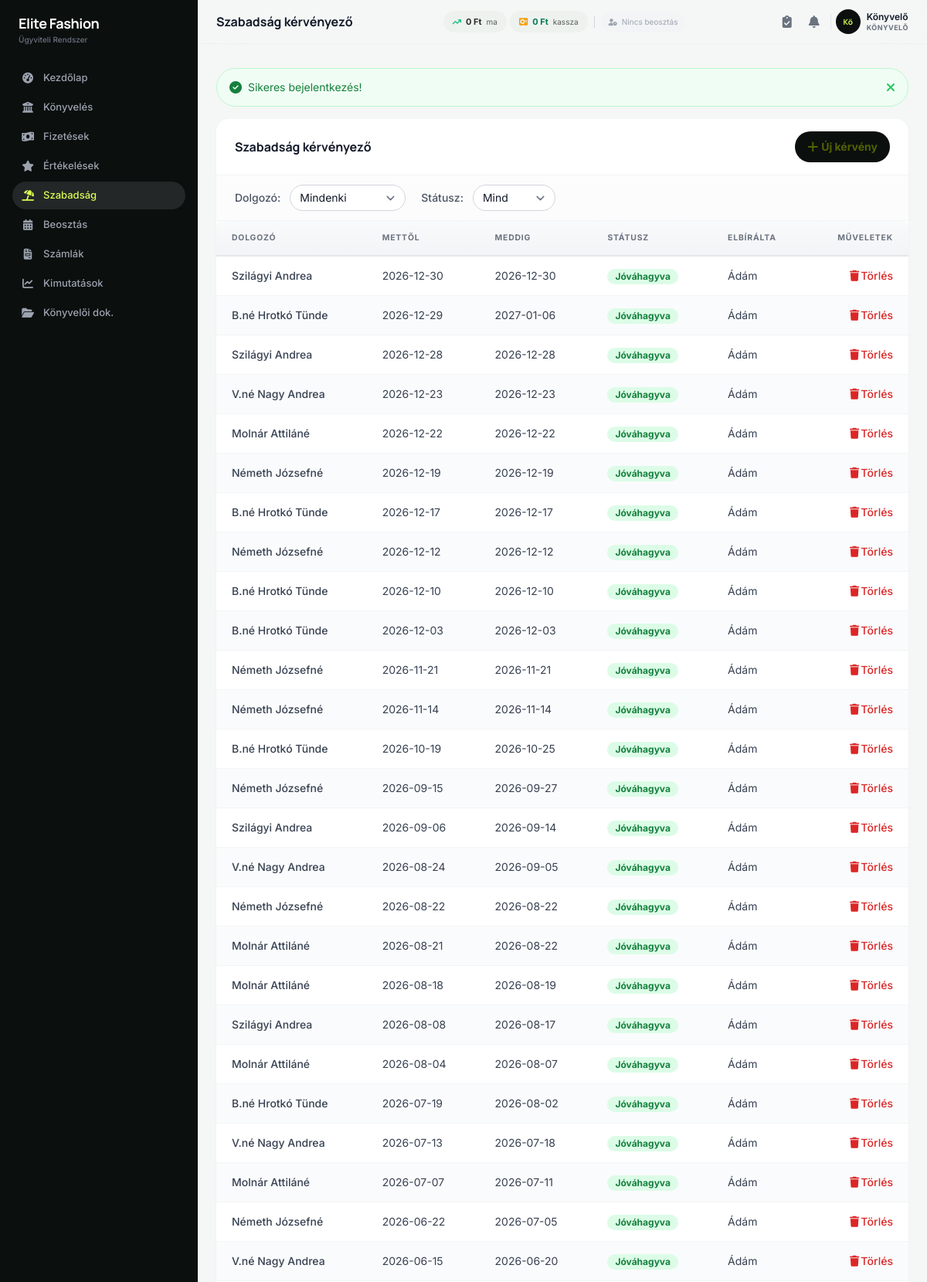
The app's page /vacation (signed in, upper part) with its own data.
### tables this page shows
CREATE TABLE `users` (
  `id` int(10) unsigned NOT NULL AUTO_INCREMENT,
  `name` varchar(255) NOT NULL,
  `email` varchar(255) NOT NULL,
  `password` varchar(255) NOT NULL,
  `role` enum('tulajdonos','bolt','konyvelo') NOT NULL DEFAULT 'bolt',
  `store_id` int(10) unsigned DEFAULT NULL,
  `is_active` tinyint(1) NOT NULL DEFAULT 1,
  `remember_token` varchar(64) DEFAULT NULL,
  `avatar` varchar(255) DEFAULT NULL,
  `created_at` timestamp NOT NULL DEFAULT current_timestamp(),
  `updated_at` timestamp NOT NULL DEFAULT current_timestamp() ON UPDATE current_timestamp(),
  PRIMARY KEY (`id`),
  UNIQUE KEY `email` (`email`),
  KEY `store_id` (`store_id`),
  CONSTRAINT `users_ibfk_1` FOREIGN KEY (`store_id`) REFERENCES `stores` (`id`) ON DELETE SET NULL
);

CREATE TABLE `vacation_requests` (
  `id` int(10) unsigned NOT NULL AUTO_INCREMENT,
  `employee_id` int(10) unsigned NOT NULL,
  `date_from` date NOT NULL,
  `date_to` date NOT NULL,
  `confirmed_no_overlap` tinyint(1) NOT NULL DEFAULT 0,
  `status` enum('pending','approved','rejected') NOT NULL DEFAULT 'pending',
  `approved_by` int(10) unsigned DEFAULT NULL,
  `created_at` timestamp NOT NULL DEFAULT current_timestamp(),
  `updated_at` timestamp NOT NULL DEFAULT current_timestamp() ON UPDATE current_timestamp(),
  PRIMARY KEY (`id`),
  KEY `employee_id` (`employee_id`),
  KEY `approved_by` (`approved_by`),
  KEY `idx_dates` (`date_from`,`date_to`),
  KEY `idx_status` (`status`),
  CONSTRAINT `vacation_requests_ibfk_1` FOREIGN KEY (`employee_id`) REFERENCES `employees` (`id`) ON DELETE CASCADE,
  CONSTRAINT `vacation_requests_ibfk_2` FOREIGN KEY (`approved_by`) REFERENCES `users` (`id`) ON DELETE SET NULL
);

CREATE TABLE `employees` (
  `id` int(10) unsigned NOT NULL AUTO_INCREMENT,
  `name` varchar(255) NOT NULL,
  `is_active` tinyint(1) NOT NULL DEFAULT 1,
  `vacation_days_total` int(10) unsigned NOT NULL DEFAULT 20,
  `created_at` timestamp NOT NULL DEFAULT current_timestamp(),
  `updated_at` timestamp NOT NULL DEFAULT current_timestamp() ON UPDATE current_timestamp(),
  PRIMARY KEY (`id`)
);

### app/Views/vacation/index.php (the view, shortened to what the rows shown need)
<div class="bg-white rounded-2xl shadow-sm overflow-hidden">
    <div class="px-6 py-4 flex items-center justify-between border-b border-gray-100">
        <h3 class="font-heading font-bold text-gray-900">Szabadság kérvényező</h3>
        <a href="<?= base_url('/vacation/create') ?>" class="bg-sidebar text-primary px-4 py-2 rounded-full text-sm font-bold hover:bg-gray-800 transition-colors flex items-center gap-1">
            <i class="fa-solid fa-plus text-base"></i> Új kérvény
        </a>
    </div>
    <div class="px-6 py-3 border-b border-gray-100 bg-gray-50/50">
        <form method="GET" action="<?= base_url('/vacation') ?>" class="flex flex-wrap items-center gap-3">
            <label class="text-sm text-gray-600 font-medium">Dolgozó:</label>
            <select name="employee_id" onchange="this.form.submit()" class="px-3 py-1.5 border border-gray-300 rounded-lg text-sm focus:ring-primary/50 focus:border-primary">
                <option value="">Mindenki</option>
            </select>
            <label class="text-sm text-gray-600 font-medium ml-2">Státusz:</label>
            <select name="status" onchange="this.form.submit()" class="px-3 py-1.5 border border-gray-300 rounded-lg text-sm focus:ring-primary/50 focus:border-primary">
                <option value="">Mind</option>
            </select>
        </form>
    </div>
    <table class="data-table">
        <thead>
            <tr>
                <th>Dolgozó</th>
                <th>Mettől</th>
                <th>Meddig</th>
                <th>Státusz</th>
                <th>Elbírálta</th>
                <th class="text-right">Műveletek</th>
            </tr>
        </thead>
        <tbody>
            <?php if (empty($data['requests'])): ?>
                <tr><td colspan="6" class="text-center text-gray-400 py-8">Nincs szabadság kérvény.</td></tr>
            <?php else: ?>
                <?php foreach ($data['requests'] as $req): ?>
                <tr>
                    <td class="font-medium"><?= e($req['employee_name']) ?></td>
                    <td class="text-sm text-gray-600"><?= e($req['date_from']) ?></td>
                    <td class="text-sm text-gray-600"><?= e($req['date_to']) ?></td>
                    <td>
                        <?php if ($req['status'] === 'pending'): ?>
                            <span class="inline-flex items-center px-2.5 py-0.5 rounded-full text-xs font-bold bg-yellow-100 text-yellow-700">Függőben</span>
                        <?php elseif ($req['status'] === 'approved'): ?>
                            <span class="inline-flex items-center px-2.5 py-0.5 rounded-full text-xs font-bold bg-green-100 text-green-700">Jóváhagyva</span>
                        <?php elseif ($req['status'] === 'rejected'): ?>
                            <span class="inline-flex items-center px-2.5 py-0.5 rounded-full text-xs font-bold bg-red-100 text-red-700">Elutasítva</span>
                        <?php endif; ?>
                    </td>
                    <td class="text-sm text-gray-500"><?= e($req['approved_by_name'] ?? '-') ?></td>
                    <td class="text-right">
                        <form method="POST" action="<?= base_url("/vacation/{$req['id']}/delete") ?>" class="inline" onsubmit="return confirmDelete(this, '<?= e($req['employee_name']) ?> szabadsága')">
                            <button type="submit" class="text-red-600 hover:text-red-800 text-sm font-medium"><i class="fa-solid fa-trash mr-0.5"></i>Törlés</button>
                        </form>
                    </td>
                </tr>
                <?php endforeach; ?>
            <?php endif; ?>
        </tbody>
    </table>
</div>

### app/Views/partials/header.php (shortened to what the rows shown need)
<?php
$currentUser = Auth::user();
$isOwner = Auth::isOwner();
$db = Database::getInstance();
if ($isOwner) {
    $_navStoreCount = (int)$db->query('SELECT COUNT(*) FROM stores')->fetchColumn();
    $_navEmpCount = (int)$db->query("SELECT COUNT(*) FROM employees WHERE is_active = 1")->fetchColumn();
    $_navTodayStmt = $db->prepare("SELECT COALESCE(SUM(amount), 0) FROM financial_records WHERE record_date = CURDATE() AND purpose IN ('napi_keszpenz','napi_bankkartya')");
    $_navTodayStmt->execute();
    $_navTodayRevenue = (float)$_navTodayStmt->fetchColumn();
    $_navWorkers = $db->query(
        "SELECT s.name as store_name, GROUP_CONCAT(e.name ORDER BY e.name SEPARATOR ', ') as workers
         FROM schedules sc
         JOIN stores s ON sc.store_id = s.id
         JOIN employees e ON sc.employee_id = e.id
         WHERE sc.work_date = CURDATE()
         GROUP BY s.id, s.name ORDER BY s.name"
    )->fetchAll();
} else {
    $storeId = Auth::storeId();
    $_navTodayStmt = $db->prepare("SELECT COALESCE(SUM(amount), 0) FROM financial_records WHERE store_id = :s AND record_date = CURDATE() AND purpose IN ('napi_keszpenz','napi_bankkartya')");
    $_navTodayStmt->execute(['s' => $storeId]);
    $_navTodayRevenue = (float)$_navTodayStmt->fetchColumn();
    $_navKasszaStmt = $db->prepare("SELECT
        COALESCE(SUM(CASE WHEN purpose IN ('kassza_nyito','befizetes_bankbol','befizetes_boltbol','napi_keszpenz','selejt_befizetes') THEN amount ELSE 0 END),0)
        - COALESCE(SUM(CASE WHEN purpose IN ('meretre_igazitas','tankolas','munkaber','egyeb_kifizetes','szamla_kifizetes','bank_kifizetes') THEN amount ELSE 0 END),0)
        FROM financial_records WHERE store_id = :s");
    $_navKasszaStmt->execute(['s' => $storeId]);
    $_navKassza = (float)$_navKasszaStmt->fetchColumn();
}
?>
<header class="fixed top-0 right-0 w-full lg:w-[calc(100%-16rem)] z-20 bg-surface/80 backdrop-blur-xl border-b border-gray-200/50">
    <div class="flex items-center justify-between px-4 sm:px-6 py-2">
        <div class="flex items-center gap-3">
            <h2 class="font-heading font-bold text-base text-gray-900"><?= e($data['pageTitle'] ?? '') ?></h2>
        </div>
        <div class="hidden md:flex items-center gap-1">
            <div class="flex items-center gap-1.5 px-3 py-1.5 bg-surface-container-low rounded-full">
                <i class="fa-solid fa-arrow-trend-up text-[10px] text-emerald-500"></i>
                <span class="text-[11px] font-bold text-on-surface"><?= format_money($_navTodayRevenue) ?></span>
                <span class="text-[10px] text-on-surface-variant">ma</span>
            </div>
            <?php if (!$isOwner && isset($_navKassza)): ?>
            <div class="flex items-center gap-1.5 px-3 py-1.5 bg-surface-container-low rounded-full">
                <i class="fa-solid fa-vault text-[10px] text-amber-500"></i>
                <span class="text-[11px] font-bold <?= $_navKassza >= 0 ? 'text-emerald-700' : 'text-red-600' ?>"><?= format_money($_navKassza) ?></span>
                <span class="text-[10px] text-on-surface-variant">kassza</span>
            </div>
            <?php endif; ?>
            <?php if ($isOwner && !empty($_navWorkers)): ?>
                <?php foreach ($_navWorkers as $sw): ?>
                <div class="flex items-center gap-1.5 px-2.5 py-1.5 bg-blue-50 rounded-full">
                    <i class="fa-solid fa-user-clock text-[9px] text-blue-500"></i>
                    <span class="text-[10px] font-bold text-blue-700"><?= e($sw['store_name']) ?>:</span>
                    <span class="text-[10px] text-blue-600"><?= e($sw['workers']) ?></span>
                </div>
                <?php endforeach; ?>
            <?php else: ?>
                <div class="flex items-center gap-1.5 px-2.5 py-1.5 bg-gray-100 rounded-full">
                    <i class="fa-solid fa-user-clock text-[9px] text-gray-400"></i>
                    <span class="text-[10px] text-gray-400">Nincs beosztás</span>
                </div>
            <?php endif; ?>
        </div>
        <div class="flex items-center gap-1.5">
            <div class="relative" id="task-wrapper">
                <button class="relative p-2 text-gray-500 hover:bg-gray-200/50 rounded-xl transition-colors" id="task-btn" onclick="toggleTaskDropdown()">
                    <i class="fa-solid fa-clipboard-check"></i>
                </button>
            </div>
            <button class="relative p-2 text-gray-500 hover:bg-gray-200/50 rounded-xl transition-colors" id="notification-btn">
                <i class="fa-solid fa-bell"></i>
            </button>
            <div class="flex items-center gap-2">
                <div class="h-8 w-8 rounded-full bg-sidebar text-accent flex items-center justify-center font-heading font-bold text-[10px]">
                    <?= e(mb_substr($currentUser['name'], 0, 2)) ?>
                </div>
                <div class="hidden sm:block">
                    <p class="text-xs font-semibold text-gray-900 leading-tight"><?= e($currentUser['name']) ?></p>
                    <p class="text-[9px] text-gray-500 uppercase tracking-wider font-bold">
                        <?= $isOwner ? 'Tulajdonos' : (Auth::isAccountant() ? 'Könyvelő' : 'Bolt fiók') ?>
                    </p>
                </div>
            </div>
        </div>
    </div>
</header>

### records on screen
users: name "Kö", name "Könyvelő"
vacation_requests: employee.name "Szilágyi Andrea", date_from "2026-12-30", date_to "2026-12-30", status "Jóváhagyva", approved_by.name "Ádám"
vacation_requests: employee.name "B.né Hrotkó Tünde", date_from "2026-12-29", date_to "2027-01-06", status "Jóváhagyva", approved_by.name "Ádám"
vacation_requests: employee.name "Szilágyi Andrea", date_from "2026-12-28", date_to "2026-12-28", status "Jóváhagyva", approved_by.name "Ádám"
vacation_requests: employee.name "V.né Nagy Andrea", date_from "2026-12-23", date_to "2026-12-23", status "Jóváhagyva", approved_by.name "Ádám"
vacation_requests: employee.name "Molnár Attiláné", date_from "2026-12-22", date_to "2026-12-22", status "Jóváhagyva", approved_by.name "Ádám"
vacation_requests: employee.name "Németh Józsefné", date_from "2026-12-19", date_to "2026-12-19", status "Jóváhagyva", approved_by.name "Ádám"
vacation_requests: employee.name "B.né Hrotkó Tünde", date_from "2026-12-17", date_to "2026-12-17", status "Jóváhagyva", approved_by.name "Ádám"
vacation_requests: employee.name "Németh Józsefné", date_from "2026-12-12", date_to "2026-12-12", status "Jóváhagyva", approved_by.name "Ádám"
vacation_requests: employee.name "B.né Hrotkó Tünde", date_from "2026-12-10", date_to "2026-12-10", status "Jóváhagyva", approved_by.name "Ádám"
vacation_requests: employee.name "B.né Hrotkó Tünde", date_from "2026-12-03", date_to "2026-12-03", status "Jóváhagyva", approved_by.name "Ádám"
vacation_requests: employee.name "Németh Józsefné", date_from "2026-11-21", date_to "2026-11-21", status "Jóváhagyva", approved_by.name "Ádám"
vacation_requests: employee.name "Németh Józsefné", date_from "2026-11-14", date_to "2026-11-14", status "Jóváhagyva", approved_by.name "Ádám"
vacation_requests: employee.name "B.né Hrotkó Tünde", date_from "2026-10-19", date_to "2026-10-25", status "Jóváhagyva", approved_by.name "Ádám"
vacation_requests: employee.name "Németh Józsefné", date_from "2026-09-15", date_to "2026-09-27", status "Jóváhagyva", approved_by.name "Ádám"
vacation_requests: employee.name "Szilágyi Andrea", date_from "2026-09-06", date_to "2026-09-14", status "Jóváhagyva", approved_by.name "Ádám"
vacation_requests: employee.name "V.né Nagy Andrea", date_from "2026-08-24", date_to "2026-09-05", status "Jóváhagyva", approved_by.name "Ádám"
vacation_requests: employee.name "Németh Józsefné", date_from "2026-08-22", date_to "2026-08-22", status "Jóváhagyva", approved_by.name "Ádám"
vacation_requests: employee.name "Molnár Attiláné", date_from "2026-08-21", date_to "2026-08-22", status "Jóváhagyva", approved_by.name "Ádám"
vacation_requests: employee.name "Molnár Attiláné", date_from "2026-08-18", date_to "2026-08-19", status "Jóváhagyva", approved_by.name "Ádám"
vacation_requests: employee.name "Szilágyi Andrea", date_from "2026-08-08", date_to "2026-08-17", status "Jóváhagyva", approved_by.name "Ádám"
vacation_requests: employee.name "Molnár Attiláné", date_from "2026-08-04", date_to "2026-08-07", status "Jóváhagyva", approved_by.name "Ádám"
vacation_requests: employee.name "B.né Hrotkó Tünde", date_from "2026-07-19", date_to "2026-08-02", status "Jóváhagyva", approved_by.name "Ádám"
vacation_requests: employee.name "V.né Nagy Andrea", date_from "2026-07-13", date_to "2026-07-18", status "Jóváhagyva", approved_by.name "Ádám"
vacation_requests: employee.name "Molnár Attiláné", date_from "2026-07-07", date_to "2026-07-11", status "Jóváhagyva", approved_by.name "Ádám"
vacation_requests: employee.name "Németh Józsefné", date_from "2026-06-22", date_to "2026-07-05", status "Jóváhagyva", approved_by.name "Ádám"
vacation_requests: employee.name "V.né Nagy Andrea", date_from "2026-06-15", date_to "2026-06-20", status "Jóváhagyva", approved_by.name "Ádám"

### other values on screen
$tab['label'] "Kezdőlap"
$tab['label'] "Könyvelés"
$tab['label'] "Fizetések"
$tab['label'] "Értékelések"
$tab['label'] "Szabadság"
$tab['label'] "Beosztás"
$tab['label'] "Számlák"
$tab['label'] "Kimutatások"
$tab['label'] "Könyvelői dok."
$data['pageTitle'] "Szabadság kérvényező"
format_money($_navTodayRevenue) "0 Ft"
format_money($_navKassza) "0 Ft"
$success "Sikeres bejelentkezés!"
